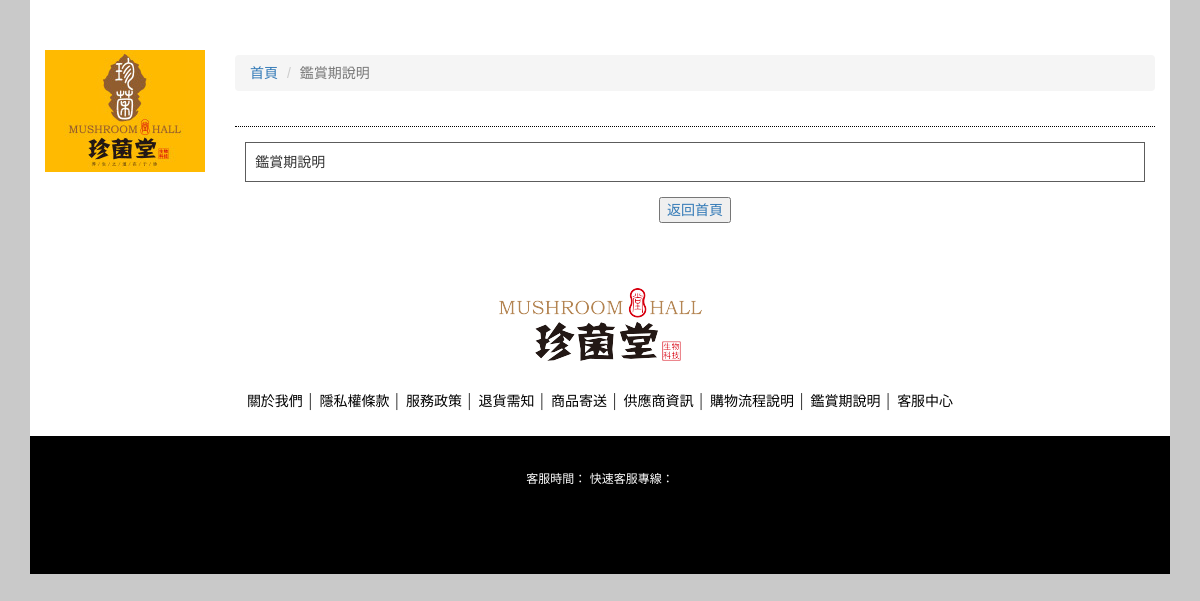
Before: /ftmenu_warranty.php with the older database file.
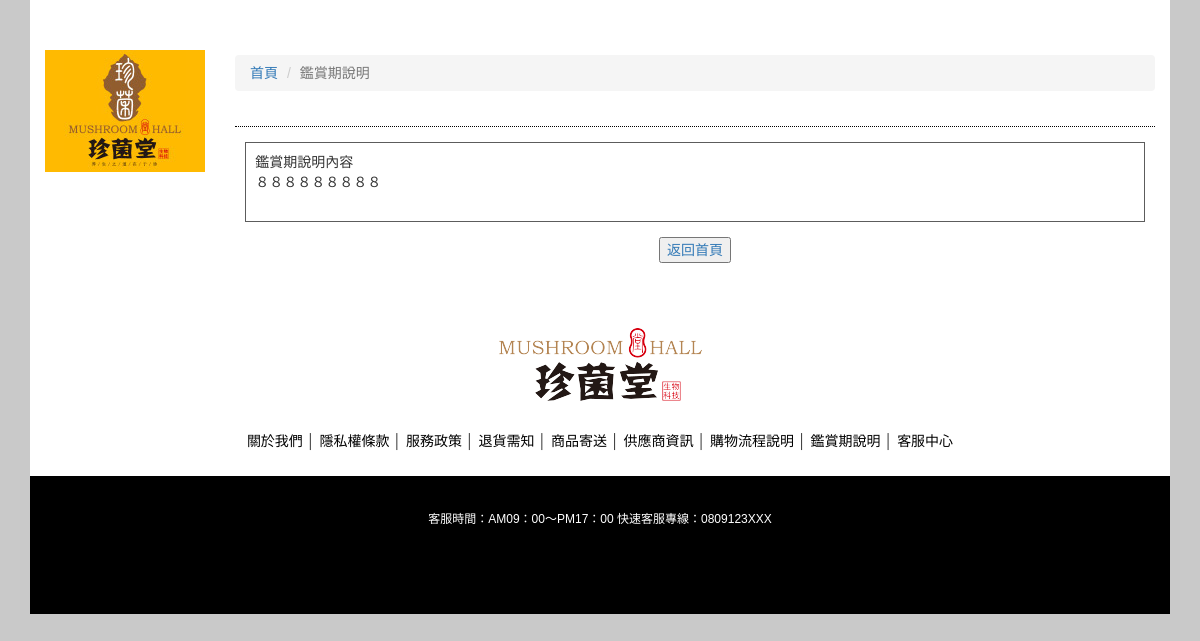
After: the same page with the newer database file.
### tables this page shows
CREATE TABLE `pages` (
  `no` int(11) NOT NULL COMMENT '流水號(PK)',
  `name` varchar(20) NOT NULL COMMENT '頁面名稱',
  `content` text NOT NULL COMMENT '頁面內容',
  `lang` varchar(10) NOT NULL COMMENT '語系代碼',
  `addtime` datetime NOT NULL COMMENT '建立時間',
  `updatetime` datetime NOT NULL COMMENT '修改時間'
);

### ftmenu_warranty.php (the view, shortened to what this page needs)
<?php
include 'db.php';
$sql = "select * from pages where `name` = '鑑賞期說明'";
$result = mysqli_query($conn, $sql);
if (mysqli_num_rows($result) > 0) {
    $rowpage = mysqli_fetch_assoc($result);
} else {
    echo 'E1';
    return;
}
?>
<!doctype html>
<html>
<head>
    <?php include 'http_head.php'; ?>
</head>
<body>
<div class="wrap">
    <?php include 'http_head.php'; ?>
    <div class="container main">
        <div class="row content no-margin-rl">
            <div class="col-sm-2 left-area hidden-xs " style="">
                <?php include 'side_bar.php'; ?>
            </div>
            <div class="col-sm-10">
                <div class="beard">
                    <ol class="breadcrumb">
                        <li><a href="index.php">首頁</a></li>
                        <li class="active">鑑賞期說明</li>
                    </ol>
                </div>
                <div class="content-area">
                    <div class="content-article"><?php echo $rowpage['content']; ?></div>
                    <div class="btn-area">
                        <a href="index.php"><input type="submit" value="返回首頁"></a>
                    </div>
                </div>
            </div>
        </div>
        <?php include 'footer.php'; ?>
    </div>
</div>
</body>
</html>

### http_head.php (shortened to what this page needs)
<link href="css/reset.css" rel="stylesheet" type="text/css">
<link rel="stylesheet" href="https://maxcdn.bootstrapcdn.com/bootstrap/3.3.5/css/bootstrap.min.css">
<link rel="stylesheet" href="https://maxcdn.bootstrapcdn.com/font-awesome/4.4.0/css/font-awesome.min.css">
<link href="css/layout.css" rel="stylesheet" type="text/css">
<link rel="stylesheet" href="css/owl.carousel.min.css">

### side_bar.php (shortened to what this page needs)
<div class=" left-move ">
    <div class="logo ">
        <a href="index.php"><img src="img/logo.jpg" style="" alt=""></a>
    </div>
    <br/>
    <br/>
</div>

### footer.php
<footer>
    <div class="foot-area">
        <div class="foot-menu">
            <div class="ft-logo"><a href="index.php"><br><br><br><img src="img/logo_foot.png" alt=""></a></div>
            <div class="ft-menu-list">
                <ul>
                    <li><a href="ftmenu_about.php">關於我們</a></li>
                    <li>│</li>
                    <li><a href="ftmenu_privacy.php">隱私權條款</a></li>
                    <li>│</li>
                    <li><a href="ftmenu_policy.php">服務政策</a></li>
                    <li>│</li>
                    <li><a href="ftmenu_refund.php">退貨需知</a></li>
                    <li>│</li>
                    <li><a href="ftmenu_goods.php">商品寄送</a></li>
                    <li>│</li>
                    <li><a href="ftmenu_supplier.php">供應商資訊</a></li>
                    <li>│</li>
                    <li><a href="ftmenu_process.php">購物流程說明</a></li>
                    <li>│</li>
                    <li><a href="ftmenu_warranty.php">鑑賞期說明</a></li>
                    <li>│</li>
                    <li><a href="ftmenu_service.php">客服中心</a></li>
                </ul>
            </div>
        </div>
    </div>
    <?php
			$setting = array();
			$sql = "select * from settings order by no";
			$rs = mysqli_query($conn, $sql);
			while($rst = mysqli_fetch_assoc($rs)){
				$setting[$rst["key"]] = $rst["value"];
			}
		?>
    <div class="copyright"><br><br>
    <?php
			echo '客服時間：' . $setting["serv_time"];
			echo '&nbsp;快速客服專線：' . $setting["cs_phone"];
		?>
    	<br><br><br><br><br><br>
    </div>
</footer>

### css/layout.css (style rules this page uses)
a { text-decoration:none; }
img { height:auto; max-width:100%; }
body { margin:0px; background-color:#C9C9C9; font-family:'Microsoft JhengHei' , Arial; }
.wrap { width:100%; }
.main { margin:0 auto; }
.content { background-color:#FFF; }
.no-margin-rl { margin-left:0px; margin-right:0px; }
.left-move { margin-top:50px; text-align:center; }
.logo { width:100%; background-color:#FFBA01; }
.beard { width:100%; margin-top:55px; margin-bottom:15px; padding-bottom:15px; border-bottom:1px #000 dotted; }
.content-area { width:100%; }
.content-article { border:1px solid #5C5C5C; padding:1%; margin:10px; }
.btn-area { width:100%; text-align:center; padding-top:5px; }
.foot-area { margin:0 auto; }
.foot-menu { text-align:right; background:#fff; padding:5px; }
.ft-logo { text-align:center; }
.ft-menu-list { margin:20px auto; }
.foot-menu .ft-menu-list ul { text-align:center; }
.foot-menu .ft-menu-list ul li { display:inline-block; text-align:center; margin-top:10px; }
.foot-menu .ft-menu-list ul li a { display:inline-block; color:black; }
footer { width:100%; max-width:1200px; bakground-color:#000; margin:0 auto; }
.copyright { font-size:12px; text-align:center; color:#fff; background-color:black; }
.left-area { margin-left: 0px; z-index:0; background-color:#fff; }
body { position: relative; }

Changed rows visible on the page:
changed pages: content "鑑賞期說明" → "鑑賞期說明內容 ８８８８８８８８８"
Other visible differences:
$setting["serv_time"]: (not shown) → "AM09：00～PM17：00"
$setting["cs_phone"]: (not shown) → "0809123XXX"
